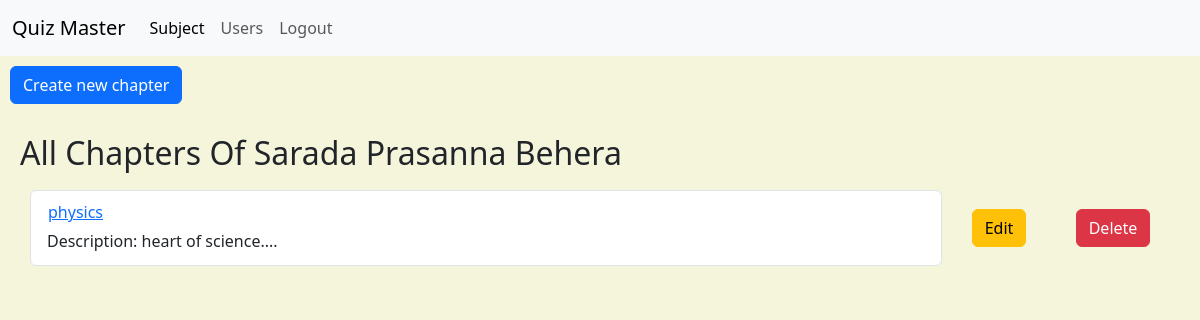
The app's page /admin/chapters/1 (signed in), older data.
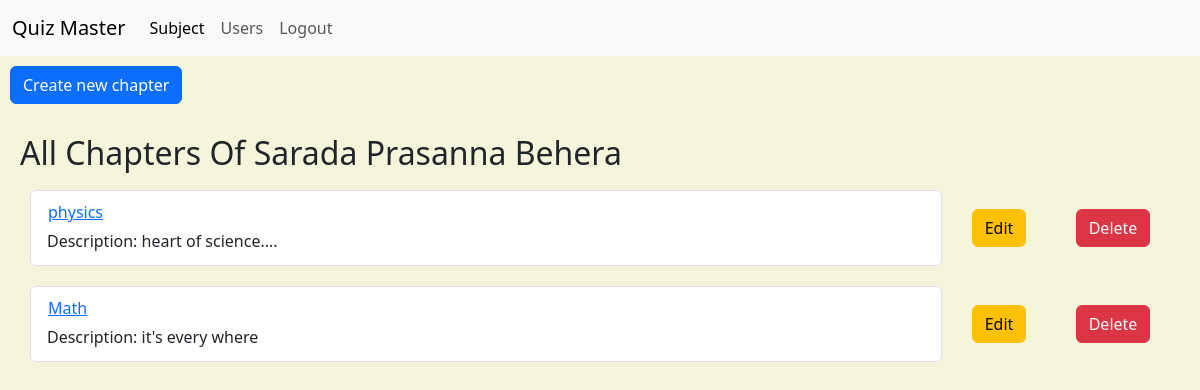
The same page, newer data.
### models/models.py (models this page shows)
class Subject(db.Model):
    __tablename__ = 'subject'
    id = db.Column(db.Integer, primary_key=True)
    name = db.Column(db.String(100), nullable=False)
    description = db.Column(db.Text)
    chapters = db.relationship('Chapter', backref='subject', lazy=True)

class Chapter(db.Model):
    __tablename__ = 'chapter'
    id = db.Column(db.Integer, primary_key=True)
    subject_id = db.Column(db.Integer, db.ForeignKey('subject.id'), nullable=False)
    name = db.Column(db.String(100), nullable=False)
    description = db.Column(db.Text)
    quizzes = db.relationship('Quiz', backref='chapter', lazy=True)

### controllers/admin.py (the view)
@admin_bp.route('/chapters/<int:subject_id>', methods=['GET', 'POST'])
@admin_required
def chapters(subject_id):
    subject = Subject.query.get_or_404(subject_id)
    form = ChapterForm()
    if form.validate_on_submit():
        chapter = Chapter(subject_id=subject_id, name=form.name.data, description=form.description.data)
        db.session.add(chapter)
        db.session.commit()
        flash('Chapter added successfully', 'success')
        return redirect(url_for('admin.chapters', subject_id=subject_id))
    return render_template('admin_chapters.html', subject=subject, chapters=subject.chapters, form=form, is_admin=True)

### controllers/admin.py (called while the page is built)
def admin_required(f):
    @wraps(f)
    def decorated_function(*args, **kwargs):
        if current_user.is_authenticated:
            admin = Admin.query.get(current_user.id)
            if not admin:
                flash('Access denied', 'danger')
                return redirect(url_for('auth.home'))
            else:
                return f(*args, **kwargs)
        else:
            flash('Access denied', 'danger')
            return redirect(url_for('auth.home'))
    return decorated_function

### controllers/auth.py (called while the page is built)
@login_manager.user_loader
def load_user(user_id):
    user = User.query.get(int(user_id))
    if user:
        return user
    return Admin.query.get(int(user_id))

### templates/admin_chapters.html (shortened to what this page needs)
{% extends 'base.html' %}
{% block styles %}
<link rel="stylesheet" href="{{ url_for('static', filename='CSS/admin_chapters.css') }}">
{% endblock %}
{% block content %}
<button type="button" class="btn btn-primary" data-bs-toggle="modal" data-bs-target="#exampleModalCenter" id="addChapter">
    Create new chapter
</button>
<div class="viewchapter">
    <h2>All Chapters Of {{ subject.name }}</h2>
        {% for chapter in chapters %}
        <div class="chapter">
            <div class="list-group">
                    <a href="{{ url_for('admin.quizzes', chapter_id = chapter.id)}}" class="list-group-item list-group-item-action flex-column align-items-start">
                    <div class="d-flex w-100 justify-content-between">
                        <h1 class="mb-1 btn btn-link" style="padding: 0px !important;">{{ chapter.name }}</h1>
                    </div>
                    <p class="mb-1">Description: {{ chapter.description }}</p>
                    </a>
            </div>
            <div class="edit">
                <button type="button" class="btn btn-warning"
            data-bs-toggle="modal"
            data-bs-target="#editchapter-{{ chapter.id }}">
                    Edit
                </button>
            </div>
            <div class="delete">
                <button type="button" class="btn btn-danger"
            data-bs-toggle="modal"
            data-bs-target="#deletechapter-{{ chapter.id }}">
                    Delete
                </button>
            </div>
        </div>
        {% endfor %}
</div>
{% endblock %}

### templates/base.html (shortened to what this page needs)
<!DOCTYPE html>
<html lang="en">
    <head>
        {% block styles %}
        {% endblock %}
        <link rel="stylesheet" href="{{ url_for('static', filename='CSS/base.css') }}">
        <link href="https://cdn.jsdelivr.net/npm/bootstrap@5.3.3/dist/css/bootstrap.min.css" rel="stylesheet">
    </head>
    <body>
        <nav class="navbar navbar-expand-lg bg-body-tertiary">
            <div class="container-fluid">
            <a class="navbar-brand" href="{{ url_for('auth.home') }}">Quiz Master</a>
            <div class="collapse navbar-collapse" id="navbarNav">
                {% if current_user.is_authenticated %}
                    {% if is_admin %}
                        <ul class="navbar-nav">
                            <li class="nav-item">
                                <a class="nav-link active" href="{{ url_for('admin.subjects') }}">Subject</a>
                            </li>
                            <li class="nav-item">
                                <a class="nav-link" href="{{ url_for('admin.users')}}">Users</a>
                            </li>
                            <li class="nav-item">
                                <a class="nav-link" href="{{ url_for('auth.logout')}}">Logout</a>
                            </li>
                        </ul>
                    {% endif %}
                {% endif %}
            </div>
            </div>
        </nav>
        {% block content %}
        {% endblock %}
    </body>
</html>

### static/CSS/admin_chapters.css (style rules this page uses)
#addChapter { margin: 10px !important; }
.viewchapter { padding: 10px !important; margin: 10px !important; }
.chapter { display: grid; grid-template-columns: 8fr 1fr 1fr; padding: 10px; }
.edit,.delete { display: flex; align-items: center; justify-content: center; }

### static/CSS/base.css (style rules this page uses)
body { height: 100vh; background-color: #F5F5DC !important; }

Row changes from the older to the newer data that the page shows:
added Chapter: name "Math", description "it's every where"
